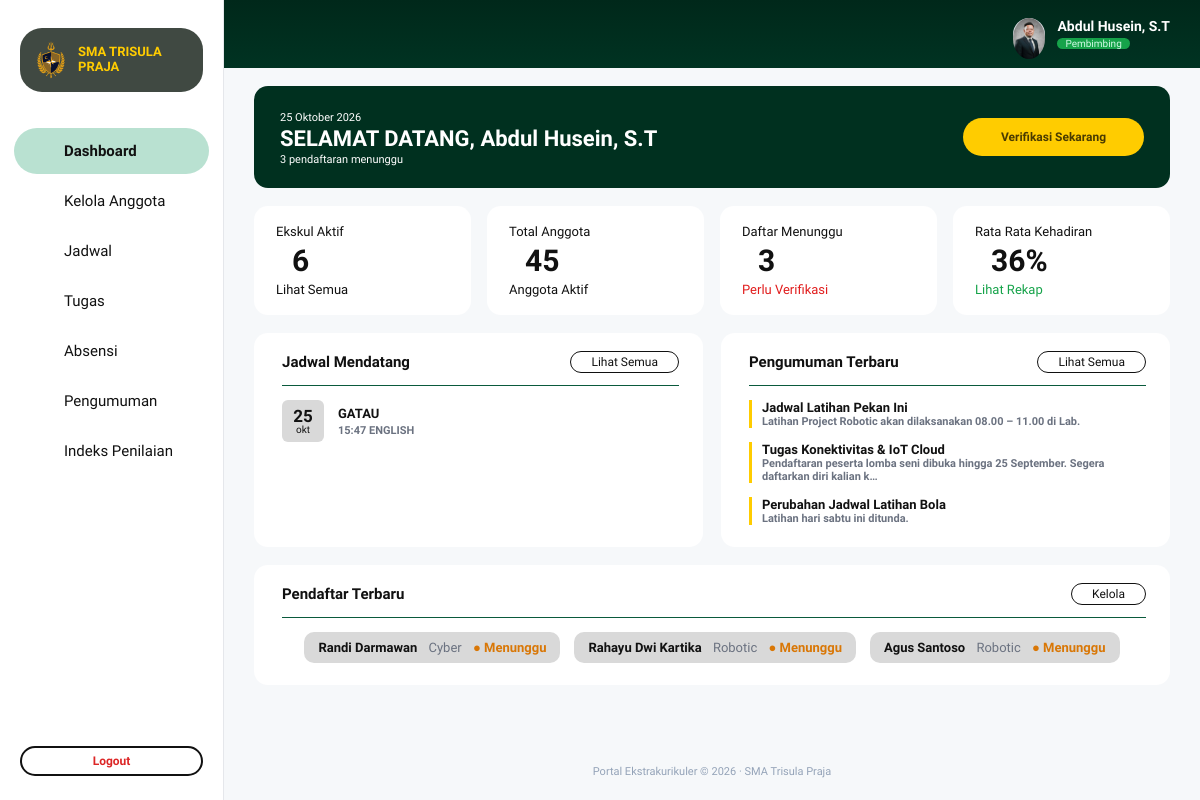
Page /portal-trisula/dashboard_pembimbing.php (signed in) on the committed database.
### tables this page shows
CREATE TABLE `users` (
  `id` int UNSIGNED NOT NULL,
  `username` varchar(50) NOT NULL,
  `password` varchar(255) NOT NULL,
  `nama` varchar(100) NOT NULL,
  `role` enum('siswa','pembimbing') NOT NULL DEFAULT 'siswa',
  `nis` varchar(20) DEFAULT NULL,
  `angkatan` year DEFAULT NULL,
  `kelas` varchar(30) DEFAULT NULL,
  `created_at` timestamp NULL DEFAULT CURRENT_TIMESTAMP
);

CREATE TABLE `ekskul_pertemuan` (
  `id` int NOT NULL,
  `ekskul_id` int NOT NULL,
  `tanggal` date NOT NULL,
  `jam` time NOT NULL DEFAULT '08:00:00',
  `kegiatan` varchar(150) NOT NULL,
  `lokasi` varchar(100) NOT NULL DEFAULT '-',
  `created_at` timestamp NOT NULL DEFAULT CURRENT_TIMESTAMP
);

CREATE TABLE `info_pengumuman` (
  `id` int UNSIGNED NOT NULL,
  `ekskul_id` int UNSIGNED NOT NULL,
  `penulis` varchar(100) NOT NULL DEFAULT '',
  `judul` varchar(150) NOT NULL,
  `isi` text NOT NULL,
  `created_at` datetime NOT NULL DEFAULT CURRENT_TIMESTAMP
);

CREATE TABLE `ekskul` (
  `id` int UNSIGNED NOT NULL,
  `nama` varchar(100) NOT NULL,
  `deskripsi` varchar(255) NOT NULL,
  `pembimbing` varchar(100) NOT NULL,
  `pembimbing_id` int UNSIGNED DEFAULT NULL,
  `hari` enum('Senin','Selasa','Rabu','Kamis','Jumat','Sabtu','Minggu') NOT NULL,
  `jam_mulai` time NOT NULL,
  `jam_selesai` time NOT NULL,
  `kuota` smallint UNSIGNED NOT NULL
);

### portal-trisula/includes/auth.php (called while the page is built, shortened)
<?php
function e(?string $v): string
{
    return htmlspecialchars($v ?? '', ENT_QUOTES, 'UTF-8');
}
function is_logged_in(): bool
{
    return isset($_SESSION['user']);
}
function require_role(string $role): array
{
    return $_SESSION['user'];
}

### portal-trisula/dashboard_pembimbing.php (the view, shortened to what this page needs)
<?php
require __DIR__ . '/config/database.php';
require __DIR__ . '/includes/auth.php';
require __DIR__ . '/includes/pembimbing_layout.php';
$session = require_role('pembimbing');
$pdo     = db();
$me      = pembimbing_user($pdo, (int) $session['id']);
$pid     = (int) $me['id'];
$today   = date('Y-m-d');
function q_all(PDO $pdo, string $sql, array $p = []): array
{
    try { $st = $pdo->prepare($sql); $st->execute($p); return $st->fetchAll(); }
    catch (PDOException $e) { return []; }
}
function q_one(PDO $pdo, string $sql, array $p = []): int
{
    $r = q_all($pdo, $sql, $p);
    return $r ? (int) array_values($r[0])[0] : 0;
}
function tgl_panjang_pb(string $date): string
{
    static $b = [1 => 'Januari', 'Februari', 'Maret', 'April', 'Mei', 'Juni', 'Juli', 'Agustus', 'September', 'Oktober', 'November', 'Desember'];
    $t = strtotime($date);
    return date('j', $t) . ' ' . $b[(int) date('n', $t)] . ' ' . date('Y', $t);
}
function bln_kecil_pb(string $date): string
{
    static $b = [1 => 'jan', 'feb', 'mar', 'apr', 'mei', 'jun', 'jul', 'agu', 'sep', 'okt', 'nov', 'des'];
    return $b[(int) date('n', strtotime($date))];
}
$ekskulAktif  = q_one($pdo, 'SELECT COUNT(*) FROM ekskul WHERE pembimbing_id = ?', [$pid]);
$anggota      = q_one($pdo, "SELECT COUNT(*) FROM pendaftaran p JOIN ekskul e ON e.id = p.ekskul_id WHERE e.pembimbing_id = ? AND p.status = 'disetujui'", [$pid]);
$menunggu     = q_one($pdo, "SELECT COUNT(*) FROM pendaftaran p JOIN ekskul e ON e.id = p.ekskul_id WHERE e.pembimbing_id = ? AND p.status = 'menunggu'", [$pid]);
$abs = q_all($pdo, "SELECT COUNT(*) AS total, COALESCE(SUM(a.status = 'hadir'), 0) AS hadir
                    FROM ekskul_absensi a JOIN ekskul_pertemuan m ON m.id = a.pertemuan_id JOIN ekskul e ON e.id = m.ekskul_id
                    WHERE e.pembimbing_id = ?", [$pid]);
$kehadiran = ($abs && (int) $abs[0]['total'] > 0) ? (int) round((int) $abs[0]['hadir'] / (int) $abs[0]['total'] * 100) : 0;
$jadwal = q_all($pdo, "SELECT m.kegiatan AS judul, m.tanggal, m.jam, m.lokasi, m.ekskul_id
                       FROM ekskul_pertemuan m JOIN ekskul e ON e.id = m.ekskul_id
                       WHERE e.pembimbing_id = ? AND m.tanggal >= ? ORDER BY m.tanggal, m.jam LIMIT 3", [$pid, $today]);
$pengumuman = q_all($pdo, "SELECT a.id, a.judul, a.isi FROM info_pengumuman a JOIN ekskul e ON e.id = a.ekskul_id
                           WHERE e.pembimbing_id = ? ORDER BY a.created_at DESC, a.id DESC LIMIT 3", [$pid]);
$pendaftar  = q_all($pdo, "SELECT u.nama, e.nama AS ekskul, e.id AS eid FROM pendaftaran p
                           JOIN users u ON u.id = p.siswa_id JOIN ekskul e ON e.id = p.ekskul_id
                           WHERE e.pembimbing_id = ? AND p.status = 'menunggu' ORDER BY p.created_at DESC, p.id DESC LIMIT 3", [$pid]);
$eVerif = q_all($pdo, "SELECT e.id FROM ekskul e JOIN pendaftaran p ON p.ekskul_id = e.id AND p.status = 'menunggu'
                       WHERE e.pembimbing_id = ? GROUP BY e.id ORDER BY MIN(p.created_at) LIMIT 1", [$pid]);
$urlVerif = $eVerif ? 'kelola_anggota.php?' . http_build_query(['ekskul' => $eVerif[0]['id'], 'tab' => 'verifikasi']) : 'kelola_anggota.php';
$eAktif = q_all($pdo, "SELECT e.id FROM ekskul e LEFT JOIN pendaftaran p ON p.ekskul_id = e.id AND p.status = 'disetujui'
                       WHERE e.pembimbing_id = ? GROUP BY e.id ORDER BY COUNT(p.id) DESC, e.nama LIMIT 1", [$pid]);
$urlAnggota = $eAktif ? 'kelola_anggota.php?' . http_build_query(['ekskul' => $eAktif[0]['id'], 'tab' => 'aktif']) : 'kelola_anggota.php';
$ringkas = [];
if ($menunggu)     $ringkas[] = $menunggu . ' pendaftaran menunggu';
pembimbing_header('Dashboard', 'dashboard', $me);
?>
<section class="pb-banner">
    <div>
        <small><?= e(tgl_panjang_pb($today)) ?></small>
        <h2>SELAMAT DATANG, <?= e($me['nama']) ?></h2>
        <p><?= $ringkas ? e(implode(' dan ', $ringkas)) : 'Tidak ada yang perlu diproses saat ini' ?></p>
    </div>
    <a class="pb-gold" href="<?= e($urlVerif) ?>">Verifikasi Sekarang</a>
</section>
<section class="pb-stats">
    <article class="pb-stat"><small>Ekskul Aktif</small><strong><?= $ekskulAktif ?></strong><a href="kelola_anggota.php">Lihat Semua</a></article>
    <article class="pb-stat"><small>Total Anggota</small><strong><?= $anggota ?></strong><a href="<?= e($urlAnggota) ?>">Anggota Aktif</a></article>
    <article class="pb-stat"><small>Daftar Menunggu</small><strong><?= $menunggu ?></strong><a class="red" href="<?= e($urlVerif) ?>">Perlu Verifikasi</a></article>
    <article class="pb-stat"><small>Rata Rata Kehadiran</small><strong><?= $kehadiran ?>%</strong><a href="kelola_absensi.php?tab=rekap" class="grn">Lihat Rekap</a></article>
</section>
<section class="pb-two">
    <article class="pb-card">
        <header><h3>Jadwal Mendatang</h3><a class="pb-outline" href="kelola_jadwal.php">Lihat Semua</a></header>
        <div class="pb-list">
            <?php foreach ($jadwal as $j): ?>
                <a class="pb-item" href="<?= e('kelola_jadwal.php?' . http_build_query(['bulan' => substr($j['tanggal'], 0, 7), 'tgl' => $j['tanggal']])) ?>">
                    <span class="pb-date"><b><?= (int) date('j', strtotime($j['tanggal'])) ?></b><small><?= e(bln_kecil_pb($j['tanggal'])) ?></small></span>
                    <div><b><?= e($j['judul']) ?></b><small><?= e(substr((string) $j['jam'], 0, 5)) ?> <?= e($j['lokasi']) ?></small></div>
                </a>
            <?php endforeach; ?>
        </div>
    </article>
    <article class="pb-card">
        <header><h3>Pengumuman Terbaru</h3><a class="pb-outline" href="kelola_pengumuman.php">Lihat Semua</a></header>
        <div class="pb-list">
            <?php foreach ($pengumuman as $a): ?>
                <a class="pb-ann" href="<?= e('kelola_pengumuman.php?' . http_build_query(['lihat' => $a['id']])) ?>"><b><?= e($a['judul']) ?></b><small><?= e(mb_strimwidth((string) $a['isi'], 0, 90, '…')) ?></small></a>
            <?php endforeach; ?>
        </div>
    </article>
</section>
<section class="pb-card">
    <header><h3>Pendaftar Terbaru</h3><a class="pb-outline" href="<?= e($urlVerif) ?>">Kelola</a></header>
    <div class="pb-chips">
        <?php foreach ($pendaftar as $d): ?>
            <a class="pb-chip" href="<?= e('kelola_anggota.php?' . http_build_query(['ekskul' => $d['eid'], 'tab' => 'verifikasi'])) ?>"><b><?= e($d['nama']) ?></b> <em><?= e(explode(' ', (string) $d['ekskul'])[0]) ?></em> <i>● Menunggu</i></a>
        <?php endforeach; ?>
    </div>
</section>
<?php pembimbing_footer();

### portal-trisula/includes/pembimbing_layout.php (shortened to what this page needs)
<?php
function pembimbing_user(PDO $pdo, int $id): array
{
    $st = $pdo->prepare('SELECT id, nama FROM users WHERE id = ?');
    $st->execute([$id]);
    $u = $st->fetch() ?: ['id' => $id, 'nama' => 'Pembimbing'];
    $u['foto'] = '';
    try {
        $st = $pdo->prepare('SELECT foto FROM pembimbing_profil WHERE user_id = ?');
        $st->execute([$id]);
        $u['foto'] = (string) ($st->fetchColumn() ?: '');
    } catch (PDOException $e) {
    }
    return $u;
}
function pb_icon(string $name): string
{
    $p = [
        'home'      => '<path d="M3 11 12 3l9 8"/><path d="M5 10v10h14V10"/>',
        'users'     => '<circle cx="9" cy="8" r="3.5"/><path d="M2 20a7 7 0 0 1 14 0"/><circle cx="17" cy="9" r="2.5"/><path d="M18 14a5 5 0 0 1 4 5"/>',
        'calendar'  => '<rect x="3" y="5" width="18" height="16" rx="2"/><path d="M3 10h18M8 3v4M16 3v4"/>',
        'tasks'     => '<rect x="5" y="3" width="14" height="18" rx="2"/><path d="M9 8h6M9 12h6M9 16h4"/>',
        'check'     => '<rect x="5" y="3" width="14" height="18" rx="2"/><path d="m9 12 2 2 4-4"/>',
        'megaphone' => '<path d="M3 10v4h4l8 5V5L7 10z"/><path d="M18 9a4 4 0 0 1 0 6"/>',
        'chart'     => '<path d="M4 20V4M4 20h16"/><path d="m8 15 3-4 3 2 4-6"/>',
        'user'      => '<circle cx="12" cy="8" r="4"/><path d="M4 21a8 8 0 0 1 16 0"/>',
    ];
    return '<svg viewBox="0 0 24 24" width="22" height="22" fill="none" stroke="currentColor" stroke-width="2" stroke-linecap="round" stroke-linejoin="round" aria-hidden="true">' . ($p[$name] ?? '') . '</svg>';
}
function pembimbing_header(string $title, string $active, array $user): void
{
    $menu = [
        'dashboard'  => ['Dashboard',        'dashboard_pembimbing.php', 'home'],
        'anggota'    => ['Kelola Anggota',   'kelola_anggota.php',       'users'],
        'jadwal'     => ['Jadwal',           'kelola_jadwal.php',        'calendar'],
        'tugas'      => ['Tugas',            'kelola_tugas.php',         'tasks'],
        'absensi'    => ['Absensi',          'kelola_absensi.php',       'check'],
        'pengumuman' => ['Pengumuman',       'kelola_pengumuman.php',    'megaphone'],
        'penilaian'  => ['Indeks Penilaian', 'kelola_penilaian.php',    'chart'],
    ];
    ?>
<!DOCTYPE html>
<html lang="id">
<head>
    <link rel="stylesheet" href="assets/css/pembimbing.css?v=<?= (int) @filemtime(__DIR__ . '/../assets/css/pembimbing.css') ?>">
    <link rel="stylesheet" href="assets/css/pembimbing_kelola.css?v=<?= (int) @filemtime(__DIR__ . '/../assets/css/pembimbing_kelola.css') ?>">
</head>
<body class="pb">
<aside class="pb-side">
    <a href="dashboard_pembimbing.php" class="pb-logo">
        <img src="assets/img/logo.png" alt="" onerror="this.style.display='none'">
        <b>SMA TRISULA<br>PRAJA</b>
    </a>
    <nav>
        <?php foreach ($menu as $key => [$label, $href, $ico]): ?>
            <a href="<?= e($href) ?>" class="<?= $key === $active ? 'on' : '' ?>"><?= pb_icon($ico) ?> <span><?= e($label) ?></span></a>
        <?php endforeach; ?>
    </nav>
    <a href="logout.php" class="pb-logout">Logout</a>
</aside>
<div class="pb-main">
    <header class="pb-top">
        <?php $linkProfil = is_file(__DIR__ . '/../profil_pembimbing.php'); ?>
        <<?= $linkProfil ? 'a href="profil_pembimbing.php"' : 'div' ?> style="display:flex;align-items:center;gap:12px;color:inherit;text-decoration:none">
            <span class="pb-ava"><?php if (!empty($user['foto'])): ?><img src="<?= e($user['foto']) ?>" alt="" style="width:100%;height:100%;object-fit:cover;border-radius:50%"><?php else: ?><?= pb_icon('user') ?><?php endif; ?></span>
            <div><b><?= e($user['nama']) ?></b><em>Pembimbing</em></div>
        </<?= $linkProfil ? 'a' : 'div' ?>>
    </header>
    <main class="pb-page">
<?php
}
function pembimbing_footer(): void
{
    ?>
    </main>
    <footer class="pb-foot">Portal Ekstrakurikuler © <?= date('Y') ?> · SMA Trisula Praja</footer>
</div>
</body>
</html>
<?php
}

### portal-trisula/assets/css/pembimbing.css (style rules this page uses)
:root { --g:#003322; --g2:#00301f; --mint:#b9e1d1; --gold:#ffcc00; --line:#d6dbe0; --bg:#f6f8fa; --mut:#6b7280; }
* { box-sizing:border-box; margin:0; padding:0; }
body.pb { font-family:'Nunito Sans',system-ui,sans-serif; background:var(--bg); color:#111; display:flex; min-height:100vh; font-size:14px; }
a { color:inherit; text-decoration:none; }
.pb-side { width:224px; flex:0 0 224px; background:#fff; border-right:1px solid #e5e7eb; display:flex; flex-direction:column; padding:28px 14px 24px; position:sticky; top:0; height:100vh; }
.pb-logo { display:flex; align-items:center; gap:8px; background:#404942; border-radius:22px; padding:12px 12px; color:var(--gold); font-size:13px; font-weight:800; line-height:1.15; margin:0 6px 36px; min-height:64px; }
.pb-logo img { width:38px; height:38px; object-fit:contain; }
.pb-side nav { display:flex; flex-direction:column; gap:4px; }
.pb-side nav a { display:flex; align-items:center; gap:14px; padding:12px 14px; border-radius:999px; font-size:15px; color:#111; }
.pb-side nav a.on { background:var(--mint); font-weight:700; }
.pb-logout { margin:auto 6px 0; border:2px solid #111; border-radius:999px; text-align:center; padding:6px 0; color:#dc2626; font-size:12px; font-weight:700; }
.pb-main { flex:1; min-width:0; display:flex; flex-direction:column; }
.pb-top { height:68px; background:linear-gradient(180deg,#00281a,#003322); display:flex; justify-content:flex-end; align-items:center; gap:12px; padding:0 30px; color:#fff; }
.pb-top b { display:block; font-size:14px; }
.pb-top em { display:inline-block; font-style:normal; background:#16a34a; color:#d1fae5; font-size:10px; border-radius:999px; padding:0 8px; }
.pb-ava { width:32px; height:32px; border-radius:50%; background:#d1d5db; color:#374151; display:grid; place-items:center; }
.pb-page { flex:1; padding:18px 30px 30px; display:flex; flex-direction:column; gap:18px; }
.pb-foot { text-align:center; font-size:11px; color:#94a3b8; padding:22px; }
.pb-banner { background:var(--g2); color:#fff; border-radius:14px; padding:22px 26px; display:flex; justify-content:space-between; align-items:center; gap:16px; }
.pb-banner small { font-size:11px; }
.pb-banner h2 { font-size:22px; font-weight:700; margin:2px 0; }
.pb-banner p { font-size:11px; }
.pb-gold { background:var(--gold); color:#4a3b00; font-weight:700; font-size:12px; border-radius:999px; padding:12px 38px; white-space:nowrap; }
.pb-stats { display:grid; grid-template-columns:repeat(4,1fr); gap:16px; }
.pb-stat { background:#fff; border-radius:14px; padding:18px 22px; display:flex; flex-direction:column; gap:4px; }
.pb-stat small { font-size:13px; }
.pb-stat strong { font-size:30px; font-weight:800; padding-left:16px; }
.pb-stat span, .pb-stat a { font-size:13px; }
.pb-stat .red { color:#e11d1d; }
.pb-stat .grn { color:#16a34a; }
.pb-two { display:grid; grid-template-columns:1fr 1fr; gap:18px; }
.pb-card { background:#fff; border-radius:14px; padding:18px 28px 22px; }
.pb-card > header { display:flex; justify-content:space-between; align-items:center; padding-bottom:12px; border-bottom:1.5px solid #0a5a3c; margin:0 -4px 14px 0; }
.pb-card h3 { font-size:15px; font-weight:800; }
.pb-outline { border:1.5px solid #111; border-radius:999px; padding:3px 20px; font-size:12px; }
.pb-list { display:flex; flex-direction:column; gap:14px; }
.pb-item { display:flex; gap:14px; align-items:center; }
.pb-item b { display:block; font-size:13px; }
.pb-item small { font-size:11px; color:#6b7280; font-weight:700; }
.pb-date { width:42px; height:42px; border-radius:6px; background:#d9d9d9; display:grid; place-content:center; text-align:center; line-height:1; }
.pb-date b { font-size:17px; }
.pb-date small { font-size:10px; color:#111; font-weight:400; }
.pb-ann { border-left:3px solid var(--gold); padding-left:10px; }
.pb-ann b { display:block; font-size:13px; }
.pb-ann small { font-size:11px; color:#6b7280; font-weight:700; }
.pb-chips { display:flex; flex-wrap:wrap; gap:14px; justify-content:center; }
.pb-chip { background:#d9d9d9; border-radius:10px; padding:8px 14px; font-size:13px; }
.pb-chip em { font-style:normal; color:#6b7280; margin:0 8px; }
.pb-chip i { font-style:normal; color:#d97706; font-weight:700; }
a.pb-item, a.pb-ann { display:flex; color:inherit; }
a.pb-ann { flex-direction:column; }
a.pb-chip { display:inline-block; color:inherit; }
.pb-stat a { text-decoration:none; }
.pb-stat a.red { color:#e11d1d; }

### rows in the picture
users: nama "Abdul Husein, S.T"
ekskul_pertemuan: tanggal "25", tanggal "okt", kegiatan "GATAU", jam "15:47", lokasi "ENGLISH"
info_pengumuman: judul "Jadwal Latihan Pekan Ini", isi "Latihan Project Robotic akan dilaksanakan 08.00 – 11.00 di Lab."
info_pengumuman: judul "Tugas Konektivitas & IoT Cloud", isi "Pendaftaran peserta lomba seni dibuka hingga 25 September. Segera daftarkan diri kalian k…"
info_pengumuman: judul "Perubahan Jadwal Latihan Bola", isi "Latihan hari sabtu ini ditunda."
ekskul: users.nama "Randi Darmawan", nama "Cyber"
ekskul: users.nama "Rahayu Dwi Kartika", nama "Robotic", users.nama "Agus Santoso"

### other values in the picture
$label "Dashboard"
$label "Kelola Anggota"
$label "Jadwal"
$label "Tugas"
$label "Absensi"
$label "Pengumuman"
$label "Indeks Penilaian"
implode(' dan ', $ringkas) "3 pendaftaran menunggu"
$ekskulAktif "6"
$anggota "45"
$menunggu "3"
$kehadiran "36"
